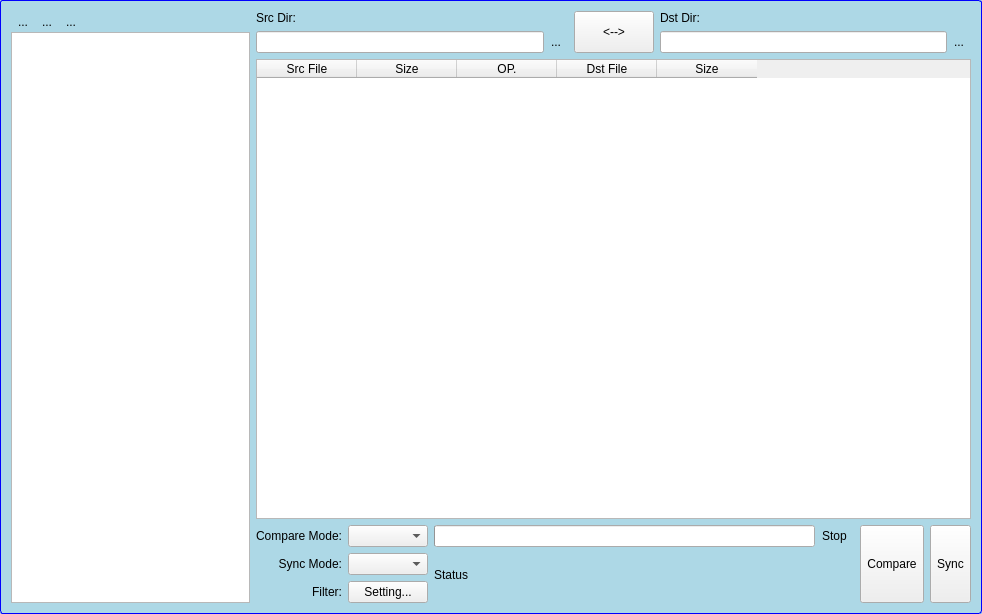
<?xml version="1.0" encoding="UTF-8"?>
<ui version="4.0">
 <class>MainWindow</class>
 <widget class="QWidget" name="MainWindow">
  <property name="geometry">
   <rect>
    <x>0</x>
    <y>0</y>
    <width>982</width>
    <height>614</height>
   </rect>
  </property>
  <property name="windowTitle">
   <string>xFileSync</string>
  </property>
  <property name="windowIcon">
   <iconset resource="app.qrc">
    <normaloff>:/res/sync.png</normaloff>:/res/sync.png</iconset>
  </property>
  <property name="styleSheet">
   <string notr="true">QWidget:window{
	background:lightblue;
	border: 1px solid blue;
	border-radius: 3px;
}

XCustomTitleBar{
	background:rgba(0,0,0,10%);
}</string>
  </property>
  <layout class="QHBoxLayout" name="horizontalLayout_7" stretch="1,3">
   <item>
    <layout class="QVBoxLayout" name="verticalLayout_6">
     <item>
      <layout class="QVBoxLayout" name="verticalLayout">
       <property name="spacing">
        <number>0</number>
       </property>
       <item>
        <layout class="QHBoxLayout" name="horizontalLayout_6">
         <property name="spacing">
          <number>0</number>
         </property>
         <item>
          <widget class="QToolButton" name="newCfgButton">
           <property name="text">
            <string>...</string>
           </property>
           <property name="icon">
            <iconset resource="app.qrc">
             <normaloff>:/res/add.png</normaloff>:/res/add.png</iconset>
           </property>
           <property name="iconSize">
            <size>
             <width>16</width>
             <height>16</height>
            </size>
           </property>
           <property name="autoRaise">
            <bool>true</bool>
           </property>
          </widget>
         </item>
         <item>
          <widget class="QToolButton" name="delCfgButton">
           <property name="text">
            <string>...</string>
           </property>
           <property name="icon">
            <iconset resource="app.qrc">
             <normaloff>:/res/del.png</normaloff>:/res/del.png</iconset>
           </property>
           <property name="iconSize">
            <size>
             <width>16</width>
             <height>16</height>
            </size>
           </property>
           <property name="autoRaise">
            <bool>true</bool>
           </property>
          </widget>
         </item>
         <item>
          <widget class="QToolButton" name="saveCfgButton">
           <property name="text">
            <string>...</string>
           </property>
           <property name="icon">
            <iconset resource="app.qrc">
             <normaloff>:/res/save.png</normaloff>:/res/save.png</iconset>
           </property>
           <property name="iconSize">
            <size>
             <width>16</width>
             <height>16</height>
            </size>
           </property>
           <property name="autoRaise">
            <bool>true</bool>
           </property>
          </widget>
         </item>
         <item>
          <spacer name="horizontalSpacer">
           <property name="orientation">
            <enum>Qt::Horizontal</enum>
           </property>
           <property name="sizeHint" stdset="0">
            <size>
             <width>40</width>
             <height>20</height>
            </size>
           </property>
          </spacer>
         </item>
        </layout>
       </item>
       <item>
        <widget class="QListWidget" name="listWidget"/>
       </item>
      </layout>
     </item>
    </layout>
   </item>
   <item>
    <layout class="QVBoxLayout" name="verticalLayout_5">
     <item>
      <layout class="QHBoxLayout" name="horizontalLayout_4">
       <item>
        <layout class="QVBoxLayout" name="verticalLayout_2">
         <item>
          <widget class="QLabel" name="label">
           <property name="text">
            <string>Src Dir:</string>
           </property>
          </widget>
         </item>
         <item>
          <layout class="QHBoxLayout" name="horizontalLayout">
           <property name="spacing">
            <number>0</number>
           </property>
           <item>
            <widget class="QLineEdit" name="srcDirEdit">
             <property name="dragEnabled">
              <bool>false</bool>
             </property>
            </widget>
           </item>
           <item>
            <widget class="QToolButton" name="srcDirBtn">
             <property name="sizePolicy">
              <sizepolicy hsizetype="Minimum" vsizetype="Minimum">
               <horstretch>0</horstretch>
               <verstretch>0</verstretch>
              </sizepolicy>
             </property>
             <property name="text">
              <string>...</string>
             </property>
             <property name="icon">
              <iconset resource="app.qrc">
               <normaloff>:/res/open_dir.png</normaloff>:/res/open_dir.png</iconset>
             </property>
             <property name="autoRaise">
              <bool>true</bool>
             </property>
            </widget>
           </item>
          </layout>
         </item>
        </layout>
       </item>
       <item>
        <widget class="QPushButton" name="exchangeDirBtn">
         <property name="sizePolicy">
          <sizepolicy hsizetype="Minimum" vsizetype="Minimum">
           <horstretch>0</horstretch>
           <verstretch>0</verstretch>
          </sizepolicy>
         </property>
         <property name="text">
          <string>&lt;--&gt;</string>
         </property>
        </widget>
       </item>
       <item>
        <layout class="QVBoxLayout" name="verticalLayout_3">
         <item>
          <widget class="QLabel" name="label_2">
           <property name="text">
            <string>Dst Dir:</string>
           </property>
          </widget>
         </item>
         <item>
          <layout class="QHBoxLayout" name="horizontalLayout_2">
           <property name="spacing">
            <number>0</number>
           </property>
           <item>
            <widget class="QLineEdit" name="dstDirEdit"/>
           </item>
           <item>
            <widget class="QToolButton" name="dstDirBtn">
             <property name="sizePolicy">
              <sizepolicy hsizetype="Minimum" vsizetype="Minimum">
               <horstretch>0</horstretch>
               <verstretch>0</verstretch>
              </sizepolicy>
             </property>
             <property name="text">
              <string>...</string>
             </property>
             <property name="icon">
              <iconset resource="app.qrc">
               <normaloff>:/res/open_dir.png</normaloff>:/res/open_dir.png</iconset>
             </property>
             <property name="autoRaise">
              <bool>true</bool>
             </property>
            </widget>
           </item>
          </layout>
         </item>
        </layout>
       </item>
      </layout>
     </item>
     <item>
      <widget class="QTableWidget" name="tableWidget">
       <property name="editTriggers">
        <set>QAbstractItemView::NoEditTriggers</set>
       </property>
       <property name="alternatingRowColors">
        <bool>true</bool>
       </property>
       <property name="selectionBehavior">
        <enum>QAbstractItemView::SelectRows</enum>
       </property>
       <attribute name="verticalHeaderVisible">
        <bool>false</bool>
       </attribute>
       <column>
        <property name="text">
         <string>Src File</string>
        </property>
       </column>
       <column>
        <property name="text">
         <string>Size</string>
        </property>
       </column>
       <column>
        <property name="text">
         <string>OP.</string>
        </property>
       </column>
       <column>
        <property name="text">
         <string>Dst File</string>
        </property>
       </column>
       <column>
        <property name="text">
         <string>Size</string>
        </property>
       </column>
      </widget>
     </item>
     <item>
      <layout class="QHBoxLayout" name="horizontalLayout_3">
       <item>
        <layout class="QGridLayout" name="gridLayout">
         <item row="1" column="0">
          <widget class="QLabel" name="label_5">
           <property name="text">
            <string>Sync Mode:</string>
           </property>
           <property name="alignment">
            <set>Qt::AlignRight|Qt::AlignTrailing|Qt::AlignVCenter</set>
           </property>
          </widget>
         </item>
         <item row="0" column="1">
          <widget class="QComboBox" name="compareModeCombo"/>
         </item>
         <item row="1" column="1">
          <widget class="QComboBox" name="syncModeCombo"/>
         </item>
         <item row="0" column="0">
          <widget class="QLabel" name="label_4">
           <property name="text">
            <string>Compare Mode:</string>
           </property>
           <property name="alignment">
            <set>Qt::AlignRight|Qt::AlignTrailing|Qt::AlignVCenter</set>
           </property>
          </widget>
         </item>
         <item row="2" column="0">
          <widget class="QLabel" name="label_3">
           <property name="text">
            <string>Filter:</string>
           </property>
           <property name="alignment">
            <set>Qt::AlignRight|Qt::AlignTrailing|Qt::AlignVCenter</set>
           </property>
          </widget>
         </item>
         <item row="2" column="1">
          <widget class="QPushButton" name="filterBtn">
           <property name="text">
            <string>Setting...</string>
           </property>
          </widget>
         </item>
        </layout>
       </item>
       <item>
        <layout class="QVBoxLayout" name="verticalLayout_4">
         <property name="spacing">
          <number>0</number>
         </property>
         <item>
          <layout class="QHBoxLayout" name="horizontalLayout_5">
           <property name="spacing">
            <number>0</number>
           </property>
           <item>
            <widget class="QProgressBar" name="progressBar">
             <property name="value">
              <number>0</number>
             </property>
             <property name="alignment">
              <set>Qt::AlignCenter</set>
             </property>
             <property name="textVisible">
              <bool>false</bool>
             </property>
             <property name="invertedAppearance">
              <bool>false</bool>
             </property>
            </widget>
           </item>
           <item>
            <widget class="QToolButton" name="stopButton">
             <property name="text">
              <string>Stop</string>
             </property>
             <property name="icon">
              <iconset resource="app.qrc">
               <normaloff>:/res/stop.png</normaloff>:/res/stop.png</iconset>
             </property>
             <property name="iconSize">
              <size>
               <width>24</width>
               <height>24</height>
              </size>
             </property>
             <property name="autoRaise">
              <bool>true</bool>
             </property>
            </widget>
           </item>
          </layout>
         </item>
         <item>
          <widget class="QLabel" name="logLabel">
           <property name="sizePolicy">
            <sizepolicy hsizetype="Ignored" vsizetype="Ignored">
             <horstretch>0</horstretch>
             <verstretch>0</verstretch>
            </sizepolicy>
           </property>
           <property name="text">
            <string>Status</string>
           </property>
          </widget>
         </item>
        </layout>
       </item>
       <item>
        <widget class="QToolButton" name="compareButton">
         <property name="sizePolicy">
          <sizepolicy hsizetype="Minimum" vsizetype="Minimum">
           <horstretch>0</horstretch>
           <verstretch>0</verstretch>
          </sizepolicy>
         </property>
         <property name="text">
          <string>Compare</string>
         </property>
         <property name="icon">
          <iconset resource="app.qrc">
           <normaloff>:/res/compare.png</normaloff>:/res/compare.png</iconset>
         </property>
         <property name="iconSize">
          <size>
           <width>32</width>
           <height>32</height>
          </size>
         </property>
         <property name="toolButtonStyle">
          <enum>Qt::ToolButtonTextBesideIcon</enum>
         </property>
        </widget>
       </item>
       <item>
        <widget class="QToolButton" name="syncButton">
         <property name="sizePolicy">
          <sizepolicy hsizetype="Minimum" vsizetype="Minimum">
           <horstretch>0</horstretch>
           <verstretch>0</verstretch>
          </sizepolicy>
         </property>
         <property name="text">
          <string>Sync</string>
         </property>
         <property name="icon">
          <iconset resource="app.qrc">
           <normaloff>:/res/sync.png</normaloff>:/res/sync.png</iconset>
         </property>
         <property name="iconSize">
          <size>
           <width>32</width>
           <height>32</height>
          </size>
         </property>
         <property name="toolButtonStyle">
          <enum>Qt::ToolButtonTextBesideIcon</enum>
         </property>
        </widget>
       </item>
      </layout>
     </item>
    </layout>
   </item>
  </layout>
 </widget>
 <resources>
  <include location="app.qrc"/>
 </resources>
 <connections/>
</ui>
